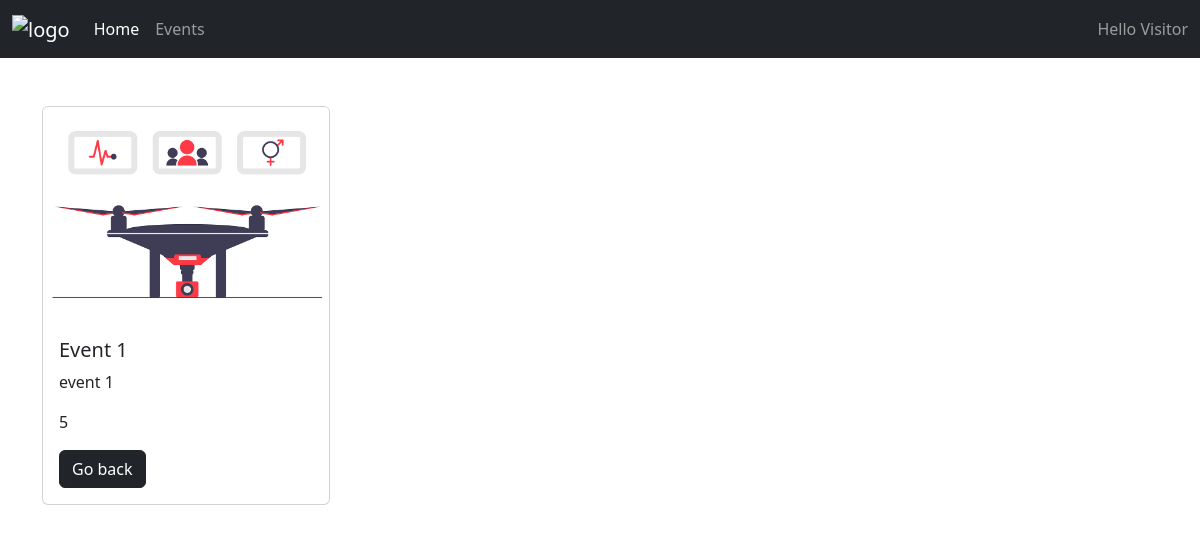
Screenshot of /events/details/1 with the database file from the repository.
### events/models.py (models this page shows)
class Event(models.Model):
    CATEGORY_CHOICES = (
        ('Music', 'Music'),
        ('Cinema', 'Cinema'),
        ('Sport', 'Sport'),
    )
    title = models.CharField(max_length=255, null=True)
    description = models.TextField()
    eventImage = models.ImageField(upload_to='images/', blank=True)
    category = models.CharField(choices=CATEGORY_CHOICES, max_length=8)
    state = models.BooleanField(default=False)
    nbrParticipants = models.IntegerField(default=0, validators=[
        MinValueValidator(0)
    ])
    eventDate = models.DateField()
    created_at = models.DateTimeField(auto_now_add=True)
    updated_at = models.DateTimeField(auto_now=True)
    organizer = models.ForeignKey(Person, on_delete=models.CASCADE)
    participations = models.ManyToManyField(Person, related_name="Participation", through='Participation')

### events/views.py (the view)
# urls.py: path('details/<int:id>', detailsEvent, name="events_details"),
def detailsEvent(request, id):
    event = Event.objects.get(id=id)
    return render(
        request,
        'events/event_detail.html',
        {
            'event': event,
        }
    )

### project/templates/events/event_detail.html
{% extends "base.html" %} {% block content %}
<div class="card mt-5" style="width: 18rem">
    <img src="{{ event.eventImage.url }}" class="card-img-top" alt="..." />
    <div class="card-body">
        <h5 class="card-title">{{ event.title }}</h5>
        <p class="card-text">{{ event.description }}</p>
        <p class="card-text">{{ event.nbrParticipants }}</p>
        <a href="{% url 'events_list' %}" class="btn btn-dark">Go back</a>
    </div>
</div>
{% endblock content %}

### rows the page displays
Event: eventImage (picture), title "Event 1", description "event 1", nbrParticipants "5"

### other values shown
{{ greetings }} "Hello"
{{ user.username | default:"Visitor" }} "Visitor"
